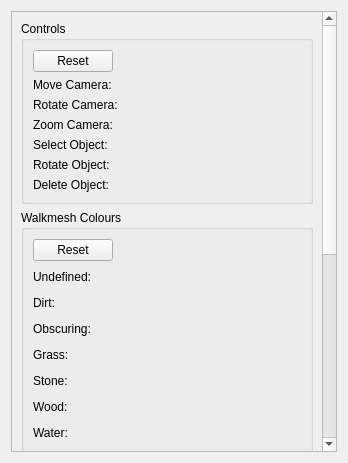
<?xml version="1.0" encoding="UTF-8"?>
<ui version="4.0">
 <class>Form</class>
 <widget class="QWidget" name="Form">
  <property name="geometry">
   <rect>
    <x>0</x>
    <y>0</y>
    <width>348</width>
    <height>463</height>
   </rect>
  </property>
  <property name="windowTitle">
   <string>Form</string>
  </property>
  <layout class="QGridLayout" name="gridLayout">
   <item row="0" column="0">
    <widget class="QScrollArea" name="scrollArea">
     <property name="widgetResizable">
      <bool>true</bool>
     </property>
     <widget class="QWidget" name="scrollAreaWidgetContents">
      <property name="geometry">
       <rect>
        <x>0</x>
        <y>0</y>
        <width>311</width>
        <height>784</height>
       </rect>
      </property>
      <layout class="QVBoxLayout" name="verticalLayout">
       <item>
        <widget class="QGroupBox" name="groupBox">
         <property name="title">
          <string>Controls</string>
         </property>
         <layout class="QVBoxLayout" name="verticalLayout_2">
          <item>
           <layout class="QHBoxLayout" name="horizontalLayout_3">
            <item>
             <widget class="QPushButton" name="controlsResetButton">
              <property name="text">
               <string>Reset</string>
              </property>
             </widget>
            </item>
            <item>
             <spacer name="horizontalSpacer_3">
              <property name="orientation">
               <enum>Qt::Horizontal</enum>
              </property>
              <property name="sizeHint" stdset="0">
               <size>
                <width>40</width>
                <height>20</height>
               </size>
              </property>
             </spacer>
            </item>
           </layout>
          </item>
          <item>
           <layout class="QFormLayout" name="formLayout">
            <item row="0" column="0">
             <widget class="QLabel" name="label">
              <property name="text">
               <string>Move Camera:</string>
              </property>
             </widget>
            </item>
            <item row="0" column="1">
             <widget class="SetBindWidget" name="moveCameraBindEdit" native="true"/>
            </item>
            <item row="1" column="0">
             <widget class="QLabel" name="label_2">
              <property name="text">
               <string>Rotate Camera:</string>
              </property>
             </widget>
            </item>
            <item row="1" column="1">
             <widget class="SetBindWidget" name="rotateCameraBindEdit" native="true"/>
            </item>
            <item row="2" column="0">
             <widget class="QLabel" name="label_3">
              <property name="text">
               <string>Zoom Camera:</string>
              </property>
             </widget>
            </item>
            <item row="2" column="1">
             <widget class="SetBindWidget" name="zoomCameraBindEdit" native="true"/>
            </item>
            <item row="3" column="0">
             <widget class="QLabel" name="label_5">
              <property name="text">
               <string>Select Object:</string>
              </property>
             </widget>
            </item>
            <item row="3" column="1">
             <widget class="SetBindWidget" name="selectObjectBindEdit" native="true"/>
            </item>
            <item row="4" column="0">
             <widget class="QLabel" name="label_4">
              <property name="text">
               <string>Rotate Object:</string>
              </property>
             </widget>
            </item>
            <item row="4" column="1">
             <widget class="SetBindWidget" name="rotateObjectBindEdit" native="true"/>
            </item>
            <item row="5" column="0">
             <widget class="QLabel" name="label_6">
              <property name="text">
               <string>Delete Object:</string>
              </property>
             </widget>
            </item>
            <item row="5" column="1">
             <widget class="SetBindWidget" name="deleteObjectBindEdit" native="true"/>
            </item>
           </layout>
          </item>
         </layout>
        </widget>
       </item>
       <item>
        <widget class="QGroupBox" name="groupBox_2">
         <property name="title">
          <string>Walkmesh Colours</string>
         </property>
         <layout class="QGridLayout" name="gridLayout_2">
          <item row="1" column="0">
           <layout class="QFormLayout" name="formLayout_2">
            <item row="0" column="0">
             <widget class="QLabel" name="label_10">
              <property name="text">
               <string>Undefined:</string>
              </property>
             </widget>
            </item>
            <item row="0" column="1">
             <widget class="ColorEdit" name="undefinedColorEdit" native="true">
              <property name="minimumSize">
               <size>
                <width>0</width>
                <height>20</height>
               </size>
              </property>
              <property name="maximumSize">
               <size>
                <width>16777215</width>
                <height>20</height>
               </size>
              </property>
             </widget>
            </item>
            <item row="1" column="0">
             <widget class="QLabel" name="label_11">
              <property name="text">
               <string>Dirt:</string>
              </property>
             </widget>
            </item>
            <item row="14" column="0">
             <widget class="QLabel" name="label_12">
              <property name="text">
               <string>Leaves:</string>
              </property>
             </widget>
            </item>
            <item row="13" column="0">
             <widget class="QLabel" name="label_13">
              <property name="text">
               <string>Mud:</string>
              </property>
             </widget>
            </item>
            <item row="12" column="0">
             <widget class="QLabel" name="label_14">
              <property name="text">
               <string>Swamp:</string>
              </property>
             </widget>
            </item>
            <item row="11" column="0">
             <widget class="QLabel" name="label_15">
              <property name="text">
               <string>Puddles:</string>
              </property>
             </widget>
            </item>
            <item row="10" column="0">
             <widget class="QLabel" name="label_16">
              <property name="text">
               <string>Metal:</string>
              </property>
             </widget>
            </item>
            <item row="9" column="0">
             <widget class="QLabel" name="label_17">
              <property name="text">
               <string>Carpet:</string>
              </property>
             </widget>
            </item>
            <item row="8" column="0">
             <widget class="QLabel" name="label_18">
              <property name="text">
               <string>Transparent:</string>
              </property>
             </widget>
            </item>
            <item row="7" column="0">
             <widget class="QLabel" name="label_19">
              <property name="text">
               <string>Non-Walk:</string>
              </property>
             </widget>
            </item>
            <item row="6" column="0">
             <widget class="QLabel" name="label_20">
              <property name="text">
               <string>Water:</string>
              </property>
             </widget>
            </item>
            <item row="5" column="0">
             <widget class="QLabel" name="label_21">
              <property name="text">
               <string>Wood:</string>
              </property>
             </widget>
            </item>
            <item row="4" column="0">
             <widget class="QLabel" name="label_22">
              <property name="text">
               <string>Stone:</string>
              </property>
             </widget>
            </item>
            <item row="3" column="0">
             <widget class="QLabel" name="label_23">
              <property name="text">
               <string>Grass:</string>
              </property>
             </widget>
            </item>
            <item row="2" column="0">
             <widget class="QLabel" name="label_24">
              <property name="text">
               <string>Obscuring:</string>
              </property>
             </widget>
            </item>
            <item row="15" column="0">
             <widget class="QLabel" name="label_25">
              <property name="text">
               <string>Lava:</string>
              </property>
             </widget>
            </item>
            <item row="16" column="0">
             <widget class="QLabel" name="label_26">
              <property name="text">
               <string>Bottomless Pit:</string>
              </property>
             </widget>
            </item>
            <item row="17" column="0">
             <widget class="QLabel" name="label_27">
              <property name="text">
               <string>Deep Water:</string>
              </property>
             </widget>
            </item>
            <item row="18" column="0">
             <widget class="QLabel" name="label_28">
              <property name="text">
               <string>Door:</string>
              </property>
             </widget>
            </item>
            <item row="19" column="0">
             <widget class="QLabel" name="label_29">
              <property name="text">
               <string>Non-Walk Grass:</string>
              </property>
             </widget>
            </item>
            <item row="1" column="1">
             <widget class="ColorEdit" name="dirtColorEdit" native="true">
              <property name="minimumSize">
               <size>
                <width>0</width>
                <height>20</height>
               </size>
              </property>
              <property name="maximumSize">
               <size>
                <width>16777215</width>
                <height>20</height>
               </size>
              </property>
             </widget>
            </item>
            <item row="2" column="1">
             <widget class="ColorEdit" name="obscuringColorEdit" native="true">
              <property name="minimumSize">
               <size>
                <width>0</width>
                <height>20</height>
               </size>
              </property>
              <property name="maximumSize">
               <size>
                <width>16777215</width>
                <height>20</height>
               </size>
              </property>
             </widget>
            </item>
            <item row="3" column="1">
             <widget class="ColorEdit" name="grassColorEdit" native="true">
              <property name="minimumSize">
               <size>
                <width>0</width>
                <height>20</height>
               </size>
              </property>
              <property name="maximumSize">
               <size>
                <width>16777215</width>
                <height>20</height>
               </size>
              </property>
             </widget>
            </item>
            <item row="4" column="1">
             <widget class="ColorEdit" name="stoneColorEdit" native="true">
              <property name="minimumSize">
               <size>
                <width>0</width>
                <height>20</height>
               </size>
              </property>
              <property name="maximumSize">
               <size>
                <width>16777215</width>
                <height>20</height>
               </size>
              </property>
             </widget>
            </item>
            <item row="5" column="1">
             <widget class="ColorEdit" name="woodColorEdit" native="true">
              <property name="minimumSize">
               <size>
                <width>0</width>
                <height>20</height>
               </size>
              </property>
              <property name="maximumSize">
               <size>
                <width>16777215</width>
                <height>20</height>
               </size>
              </property>
             </widget>
            </item>
            <item row="6" column="1">
             <widget class="ColorEdit" name="waterColorEdit" native="true">
              <property name="minimumSize">
               <size>
                <width>0</width>
                <height>20</height>
               </size>
              </property>
              <property name="maximumSize">
               <size>
                <width>16777215</width>
                <height>20</height>
               </size>
              </property>
             </widget>
            </item>
            <item row="7" column="1">
             <widget class="ColorEdit" name="nonWalkColorEdit" native="true">
              <property name="minimumSize">
               <size>
                <width>0</width>
                <height>20</height>
               </size>
              </property>
              <property name="maximumSize">
               <size>
                <width>16777215</width>
                <height>20</height>
               </size>
              </property>
             </widget>
            </item>
            <item row="8" column="1">
             <widget class="ColorEdit" name="transparentColorEdit" native="true">
              <property name="minimumSize">
               <size>
                <width>0</width>
                <height>20</height>
               </size>
              </property>
              <property name="maximumSize">
               <size>
                <width>16777215</width>
                <height>20</height>
               </size>
              </property>
             </widget>
            </item>
            <item row="9" column="1">
             <widget class="ColorEdit" name="carpetColorEdit" native="true">
              <property name="minimumSize">
               <size>
                <width>0</width>
                <height>20</height>
               </size>
              </property>
              <property name="maximumSize">
               <size>
                <width>16777215</width>
                <height>20</height>
               </size>
              </property>
             </widget>
            </item>
            <item row="10" column="1">
             <widget class="ColorEdit" name="metalColorEdit" native="true">
              <property name="minimumSize">
               <size>
                <width>0</width>
                <height>20</height>
               </size>
              </property>
              <property name="maximumSize">
               <size>
                <width>16777215</width>
                <height>20</height>
               </size>
              </property>
             </widget>
            </item>
            <item row="11" column="1">
             <widget class="ColorEdit" name="puddlesColorEdit" native="true">
              <property name="minimumSize">
               <size>
                <width>0</width>
                <height>20</height>
               </size>
              </property>
              <property name="maximumSize">
               <size>
                <width>16777215</width>
                <height>20</height>
               </size>
              </property>
             </widget>
            </item>
            <item row="12" column="1">
             <widget class="ColorEdit" name="swampColorEdit" native="true">
              <property name="minimumSize">
               <size>
                <width>0</width>
                <height>20</height>
               </size>
              </property>
              <property name="maximumSize">
               <size>
                <width>16777215</width>
                <height>20</height>
               </size>
              </property>
             </widget>
            </item>
            <item row="13" column="1">
             <widget class="ColorEdit" name="mudColorEdit" native="true">
              <property name="minimumSize">
               <size>
                <width>0</width>
                <height>20</height>
               </size>
              </property>
              <property name="maximumSize">
               <size>
                <width>16777215</width>
                <height>20</height>
               </size>
              </property>
             </widget>
            </item>
            <item row="14" column="1">
             <widget class="ColorEdit" name="leavesColorEdit" native="true">
              <property name="minimumSize">
               <size>
                <width>0</width>
                <height>20</height>
               </size>
              </property>
              <property name="maximumSize">
               <size>
                <width>16777215</width>
                <height>20</height>
               </size>
              </property>
             </widget>
            </item>
            <item row="15" column="1">
             <widget class="ColorEdit" name="lavaColorEdit" native="true">
              <property name="minimumSize">
               <size>
                <width>0</width>
                <height>20</height>
               </size>
              </property>
              <property name="maximumSize">
               <size>
                <width>16777215</width>
                <height>20</height>
               </size>
              </property>
             </widget>
            </item>
            <item row="16" column="1">
             <widget class="ColorEdit" name="bottomlessPitColorEdit" native="true">
              <property name="minimumSize">
               <size>
                <width>0</width>
                <height>20</height>
               </size>
              </property>
              <property name="maximumSize">
               <size>
                <width>16777215</width>
                <height>20</height>
               </size>
              </property>
             </widget>
            </item>
            <item row="17" column="1">
             <widget class="ColorEdit" name="deepWaterColorEdit" native="true">
              <property name="minimumSize">
               <size>
                <width>0</width>
                <height>20</height>
               </size>
              </property>
              <property name="maximumSize">
               <size>
                <width>16777215</width>
                <height>20</height>
               </size>
              </property>
             </widget>
            </item>
            <item row="18" column="1">
             <widget class="ColorEdit" name="doorColorEdit" native="true">
              <property name="minimumSize">
               <size>
                <width>0</width>
                <height>20</height>
               </size>
              </property>
              <property name="maximumSize">
               <size>
                <width>16777215</width>
                <height>20</height>
               </size>
              </property>
             </widget>
            </item>
            <item row="19" column="1">
             <widget class="ColorEdit" name="nonWalkGrassColorEdit" native="true">
              <property name="minimumSize">
               <size>
                <width>0</width>
                <height>20</height>
               </size>
              </property>
              <property name="maximumSize">
               <size>
                <width>16777215</width>
                <height>20</height>
               </size>
              </property>
             </widget>
            </item>
           </layout>
          </item>
          <item row="0" column="0">
           <layout class="QHBoxLayout" name="horizontalLayout">
            <item>
             <widget class="QPushButton" name="coloursResetButton">
              <property name="text">
               <string>Reset</string>
              </property>
             </widget>
            </item>
            <item>
             <spacer name="horizontalSpacer">
              <property name="orientation">
               <enum>Qt::Horizontal</enum>
              </property>
              <property name="sizeHint" stdset="0">
               <size>
                <width>40</width>
                <height>20</height>
               </size>
              </property>
             </spacer>
            </item>
           </layout>
          </item>
         </layout>
        </widget>
       </item>
      </layout>
     </widget>
    </widget>
   </item>
  </layout>
 </widget>
 <customwidgets>
  <customwidget>
   <class>ColorEdit</class>
   <extends>QWidget</extends>
   <header location="global">toolset.gui.widgets.color_edit</header>
   <container>1</container>
  </customwidget>
  <customwidget>
   <class>SetBindWidget</class>
   <extends>QWidget</extends>
   <header location="global">toolset.gui.widgets.set_bind</header>
   <container>1</container>
  </customwidget>
 </customwidgets>
 <resources/>
 <connections/>
</ui>
